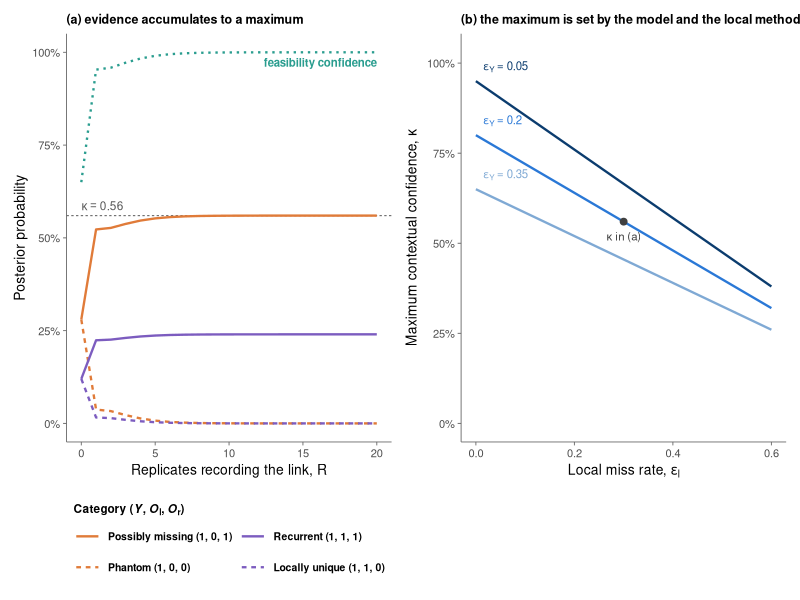
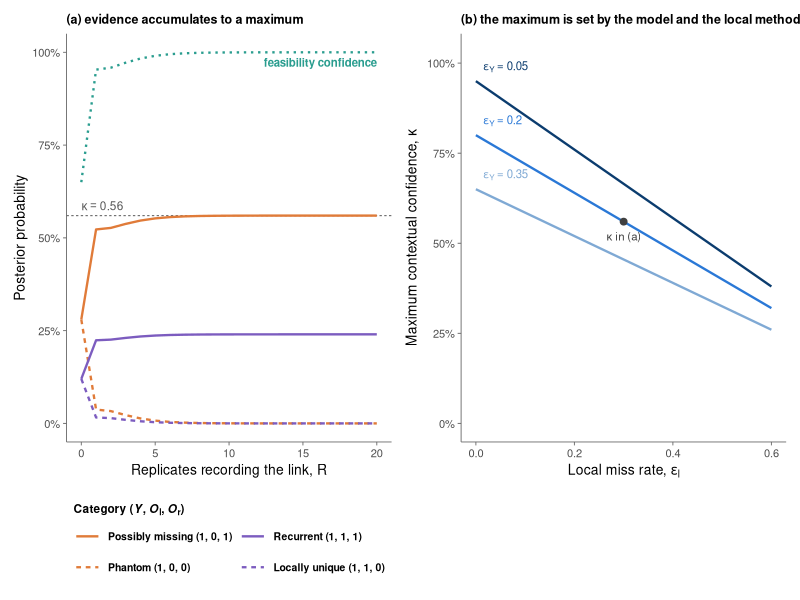

Reproduce these figures in R, in order.
## ---------------------------------------------------------------------------
## Main-text figure (fig:main_accumulation): what replicate evidence buys,
## and what it cannot.
## (a) Confidence accumulates with consistent detections but stops at kappa,
##     while the aggregate feasibility confidence phi is not bounded by it.
## (b) kappa = (1 - eps_Y)(1 - eps_l) is a property of the model and the local
##     method alone; the rule in (a) is one point on these curves.
## Symmetric rates throughout, matching the likelihood printed in the section.
## ---------------------------------------------------------------------------

library(ggplot2)
library(patchwork)

eY <- 0.20; eL <- 0.30            # model and local error rates
rho <- 0.15                       # realisation rate, from p1 = rho(1-eL)
p1 <- 0.105; p0 <- 0.05           # per-replicate recording probability
Rs <- 0:20

## eight categories as (z_Y, z_l, z_r); evidence is Y = 1, O_l = 0
sig <- rbind(c(1,1,1), c(1,1,0), c(1,0,1), c(1,0,0),
             c(0,1,1), c(0,1,0), c(0,0,1), c(0,0,0))
rownames(sig) <- c("recurrent","locally unique","possibly missing","phantom",
                   "model-elusive","weakly-supported","locally absent",
                   "possibly forbidden")

post <- function(R) {                       # detected in every replicate
  w  <- ifelse(sig[,1] == 1, 1 - eY, eY) *
        ifelse(sig[,2] == 0, 1 - eL, eL)    # symmetric local axis
  if (R == 0) return(w / sum(w))            # no replicate term at all
  ## categories with z_r = 1 are conditional on the link being realised in at
  ## least one replicate, so divide by Z = 1-(1-rho)^R (Eqs. erep, cumulative)
  Z  <- 1 - (1 - rho)^R
  pr <- ifelse(sig[,3] == 1, p1^R / Z, p0^R)
  L  <- w * pr
  L / sum(L)
}

P   <- t(sapply(Rs, post)); colnames(P) <- rownames(sig)
kap <- (1 - eY) * (1 - eL)                  # 0.56

## two pairs of categories, each pair differing only in the replicate bit
lev <- c("Possibly missing","Phantom","Recurrent","Locally unique")
key <- c("Possibly missing (1, 0, 1)", "Phantom (1, 0, 0)",
         "Recurrent (1, 1, 1)",        "Locally unique (1, 1, 0)")
dat_a <- rbind(
  data.frame(R = Rs, y = P[,"possibly missing"],   k = lev[1]),
  data.frame(R = Rs, y = P[,"phantom"],            k = lev[2]),
  data.frame(R = Rs, y = P[,"recurrent"],          k = lev[3]),
  data.frame(R = Rs, y = P[,"locally unique"],     k = lev[4]))
dat_a$k <- factor(dat_a$k, levels = lev)
cols <- setNames(c("#E07B39","#E07B39","#7C5CBF","#7C5CBF"), lev)
ltys <- setNames(c("solid","22","solid","22"), lev)

phi <- data.frame(R = Rs, y = 1 - P[,"phantom"] - P[,"possibly forbidden"])

pct <- function(x) paste0(round(100 * x), "%")

pa <- ggplot(dat_a, aes(R, y, colour = k, linetype = k)) +
  geom_hline(yintercept = kap, linetype = "22", colour = "grey45",
             linewidth = 0.4) +
  annotate("text", x = 0, y = kap, label = "kappa == 0.56", parse = TRUE,
           hjust = 0, vjust = -0.6, size = 3, colour = "grey35",
           fontface = "bold") +
  geom_line(data = phi, aes(R, y), inherit.aes = FALSE, colour = "#2A9D8F",
            linewidth = 0.8, linetype = "12") +
  annotate("text", x = 20, y = 1, label = "feasibility confidence", hjust = 1,
           vjust = 1.6, size = 2.9, colour = "#2A9D8F", fontface = "bold") +
  geom_line(linewidth = 0.8) +
  scale_colour_manual(values = cols, labels = key,
                      name = expression(bold("Category ") *
                        bold("(") * bolditalic(Y) * bold(", ") *
                        bolditalic(O)[bold(l)] * bold(", ") *
                        bolditalic(O)[bold(r)] * bold(")"))) +
  scale_linetype_manual(values = ltys, labels = key,
                        name = expression(bold("Category ") *
                          bold("(") * bolditalic(Y) * bold(", ") *
                          bolditalic(O)[bold(l)] * bold(", ") *
                          bolditalic(O)[bold(r)] * bold(")"))) +
  scale_y_continuous(limits = c(0, 1), labels = pct) +
  scale_x_continuous(breaks = seq(0, 20, 5)) +
  labs(title = "(a) evidence accumulates to a maximum",
       x = "Replicates recording the link, R", y = "Posterior probability") +
  guides(colour = guide_legend(nrow = 2, title.position = "top"),
         linetype = guide_legend(nrow = 2, title.position = "top"))

## ---- (b) the ceiling itself -------------------------------------------------
eYs <- c(0.05, 0.20, 0.35)
dat_b <- do.call(rbind, lapply(eYs, function(e)
  data.frame(eY = e, eL = seq(0, 0.6, by = 0.005),
             kap = (1 - e) * (1 - seq(0, 0.6, by = 0.005)))))
dat_b$eY <- factor(dat_b$eY, levels = eYs)
labs_b <- data.frame(eY = factor(eYs, levels = eYs), eL = 0.015,
                     kap = (1 - eYs),
                     lab = paste0("epsilon[Y] == ", eYs))
blues <- setNames(c("#0B3C6E","#2A78D6","#7FA9D4"), eYs)

pb <- ggplot(dat_b, aes(eL, kap, colour = eY)) +
  geom_line(linewidth = 0.8) +
  geom_text(data = labs_b, aes(label = lab), parse = TRUE, hjust = 0,
            vjust = -0.8, size = 2.9, show.legend = FALSE, fontface = "bold") +
  annotate("point", x = eL, y = kap, size = 2, colour = "grey25") +
  annotate("text", x = eL, y = kap, label = "kappa~plain(\"in (a)\")", parse = TRUE, fontface = "bold", hjust = 0.5,
           vjust = 1.9, size = 2.9, colour = "grey25") +
  scale_colour_manual(values = blues, guide = "none") +
  scale_y_continuous(limits = c(0, 1.03), labels = pct) +
  labs(title = "(b) the maximum is set by the model and the local method",
       x = expression("Local miss rate, " * epsilon[l]),
       y = expression("Maximum contextual confidence, " * kappa))

base <- theme_classic(base_size = 10) +
  theme(legend.position = "bottom", legend.key.width = unit(20, "pt"),
        legend.text = element_text(face = "bold", size = 7.5),
        legend.title = element_text(size = 8.5),
        plot.title = element_text(size = 9, hjust = 0, face = "bold"),
        axis.line = element_line(colour = "grey40", linewidth = 0.3),
        axis.ticks = element_line(colour = "grey40", linewidth = 0.3))

fig <- (pa + pb) & base
ggsave("main_accumulation.pdf", fig, width = 9.0, height = 3.8)
ggsave("main_accumulation.png", fig, width = 9.0, height = 3.8, dpi = 300)

cat(sprintf("kappa = %.3f\n", kap))
print(round(100 * data.frame(R = Rs, pm = P[,"possibly missing"],
      ph = P[,"phantom"], phi = 1 - P[,"phantom"] - P[,"possibly forbidden"])[c(1,2,4,6,11,21),-1], 1))
